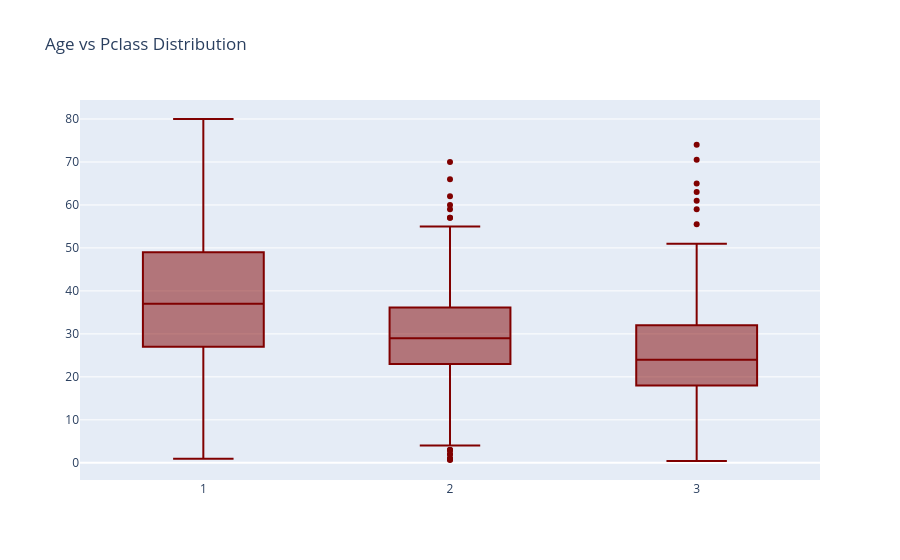

Notebook source saved alongside this figure:
### Code cell
#Box plot and Scatter plot
trace = go.Box(x=data['Pclass'],
               y=data['Age'],
               marker={'color':'maroon'})
layout = go.Layout(title="Age vs Pclass Distribution")
fig = go.Figure(data=trace,layout = layout)
fig.show()

### Figure 1 — Plotly figure (JSON) as saved in the notebook; plotly's stock layout.template omitted (floating-point values rounded to 4 significant figures; data arrays with more than 128 entries replaced by an {"elided": "..."} marker saying what was removed)
{"data": [{"marker": {"color": "maroon"}, "type": "box", "x": {"elided": "891 int values"}, "y": {"elided": "891 float values"}}], "layout": {"title": {"text": "Age vs Pclass Distribution"}}}
